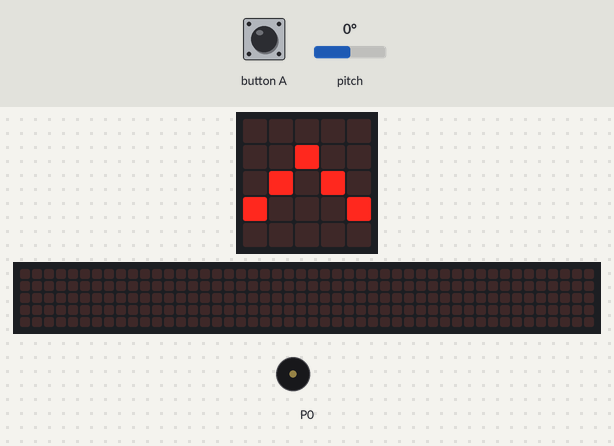
Simulated run of this program. Board: BBC micro:bit (MakeCode). Shown: the board's 5×5 LED display, a strip that is not on the board, showing the scrolling text unrolled, buzzer (waves = sounding). Inputs (shaded band) come from the test bench; at power-on: pitch 0°. The 48×5 strip is a reading aid, not a part: it shows the text the display is scrolling, unrolled, one strip-width of it at a time.

Above: at 5.3 s.
5.4 s: pitch set to 4°
7.2 s: pitch set to 7°
At 7.82 s:
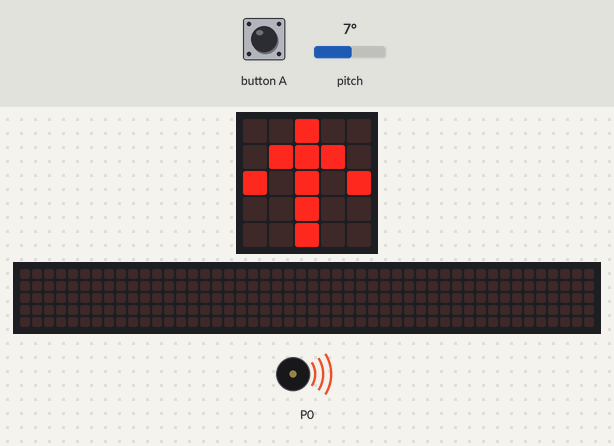
9.5 s: button A pressed for 0.15 s
At 10.2 s:
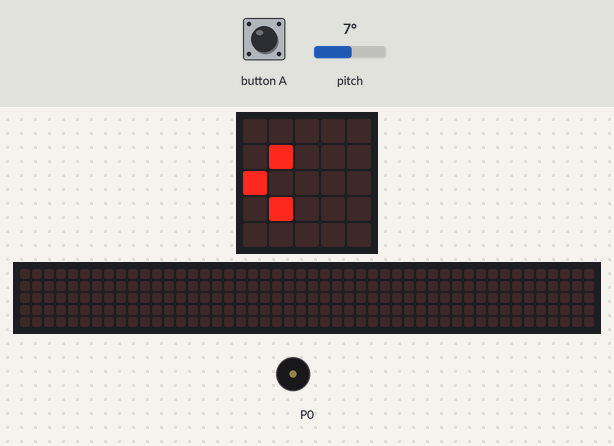
12.9 s: pitch set to -172°
At 13.91 s:
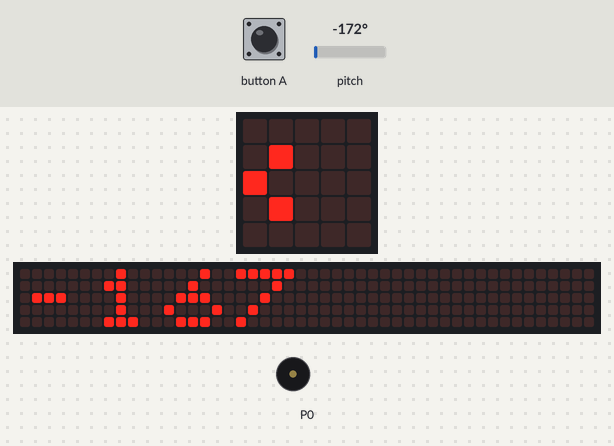
15.7 s: button A pressed for 0.15 s
16.4 s: pitch set to 0°
At 19.5 s:
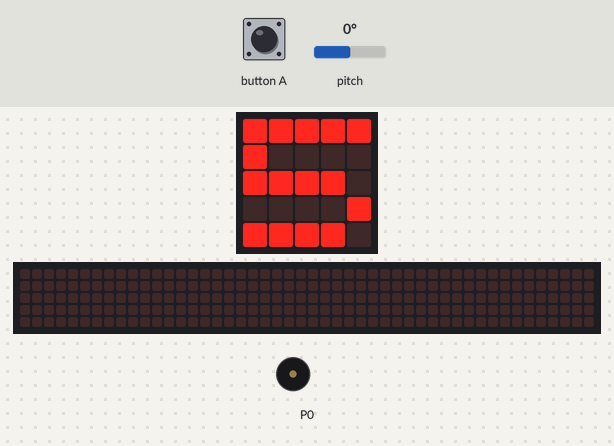
Timing chart, 0 to 21.0 s (numbered marks = the images above; inputs shaded):
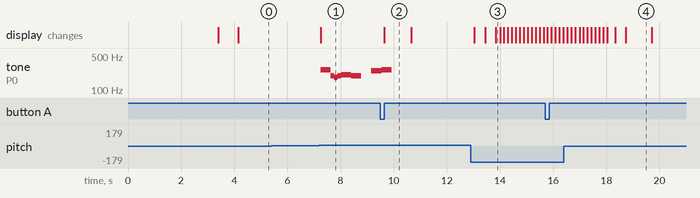

Measured:
- the behaviour switches between 5 and 6° on pitch (found by bisection; images 0 and 1)
- after the input at 5.4 s, every drawn part: stays the same
- after the input at 7.2 s, tone on P0: plays 262 Hz for 0.38 s, 196 Hz for 0.13 s, 185 Hz for 0.13 s, 196 Hz for 0.13 s, 208 Hz for 0.38 s, 196 Hz for 0.38 s … (7 notes in this stretch), starting after 0.05 s; the display: changes after 0.05 s (image 1)
- after the input at 9.5 s, the display: changes after 0.15 s (image 2)
- after the input at 12.9 s, the display: first changes after 0.14 s (image 3 shows a later state)
- after the input at 16.4 s, the display: first differs from a run without the input after 2.3 s (image 4)
- what the display in image 2 shows lasts 1.0 s, from 9.7 s to 10.7 s

The program:

main.ts
```typescript
input.onButtonPressed(Button.A, function () {
    reset()
})
function reset () {
    basic.showLeds(`
        . . . . .
        . # . . .
        # . . . .
        . # . . .
        . . . . .
        `)
    basic.pause(3000)
    kipp_limit = input.rotation(Rotation.Pitch) + 5
    basic.showNumber(kipp_limit)
    is_sharp = 1
}
let is_sharp = 0
let kipp_limit = 0
reset()
basic.forever(function () {
    if (input.rotation(Rotation.Pitch) > kipp_limit) {
        if (is_sharp == 1) {
            music.startMelody(music.builtInMelody(Melodies.Punchline), MelodyOptions.Once)
            basic.showLeds(`
                . . # . .
                . # # # .
                # . # . #
                . . # . .
                . . # . .
                `)
            basic.pause(3000)
            basic.showLeds(`
                # . . . #
                # . . . #
                # . . . #
                # . . . #
                # # # # #
                `)
            is_sharp = 0
        }
    } else {
        basic.showLeds(`
            . . . . .
            . . # . .
            . # . # .
            # . . . #
            . . . . .
            `)
        if (is_sharp == 0) {
            if (input.rotation(Rotation.Pitch) < kipp_limit) {
                reset()
            }
        }
    }
    basic.pause(200)
})
```

test.ts
```typescript
// Hier kann man Tests durchführen; diese Datei wird nicht kompiliert, wenn dieses Paket als Erweiterung verwendet wird.
```
